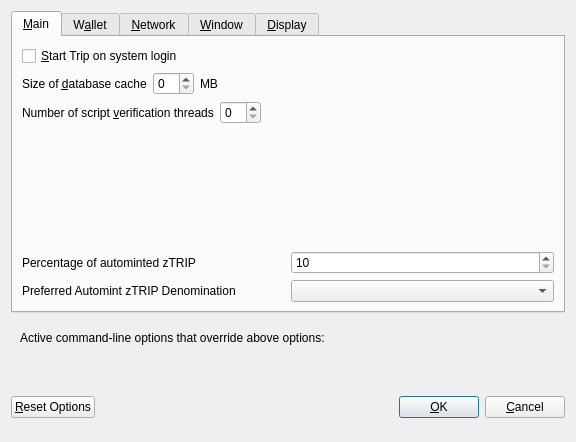
<?xml version="1.0" encoding="UTF-8"?>
<ui version="4.0">
 <class>OptionsDialog</class>
 <widget class="QDialog" name="OptionsDialog">
  <property name="geometry">
   <rect>
    <x>0</x>
    <y>0</y>
    <width>576</width>
    <height>442</height>
   </rect>
  </property>
  <property name="windowTitle">
   <string>Options</string>
  </property>
  <property name="modal">
   <bool>true</bool>
  </property>
  <layout class="QVBoxLayout" name="verticalLayout">
   <item>
    <widget class="QTabWidget" name="tabWidget">
     <property name="currentIndex">
      <number>0</number>
     </property>
     <widget class="QWidget" name="tabMain">
      <attribute name="title">
       <string>&amp;Main</string>
      </attribute>
      <layout class="QVBoxLayout" name="verticalLayout_Main">
       <item>
        <widget class="QCheckBox" name="bitcoinAtStartup">
         <property name="toolTip">
          <string>Automatically start Trip after logging in to the system.</string>
         </property>
         <property name="text">
          <string>&amp;Start Trip on system login</string>
         </property>
        </widget>
       </item>
       <item>
        <layout class="QHBoxLayout" name="horizontalLayout_2_Main">
         <item>
          <widget class="QLabel" name="databaseCacheLabel">
           <property name="text">
            <string>Size of &amp;database cache</string>
           </property>
           <property name="textFormat">
            <enum>Qt::PlainText</enum>
           </property>
           <property name="buddy">
            <cstring>databaseCache</cstring>
           </property>
          </widget>
         </item>
         <item>
          <widget class="QSpinBox" name="databaseCache"/>
         </item>
         <item>
          <widget class="QLabel" name="databaseCacheUnitLabel">
           <property name="text">
            <string>MB</string>
           </property>
           <property name="textFormat">
            <enum>Qt::PlainText</enum>
           </property>
          </widget>
         </item>
         <item>
          <spacer name="horizontalSpacer_2_Main">
           <property name="orientation">
            <enum>Qt::Horizontal</enum>
           </property>
           <property name="sizeHint" stdset="0">
            <size>
             <width>40</width>
             <height>20</height>
            </size>
           </property>
          </spacer>
         </item>
        </layout>
       </item>
       <item>
        <layout class="QHBoxLayout" name="horizontalLayout_3_Main">
         <item>
          <widget class="QLabel" name="threadsScriptVerifLabel">
           <property name="text">
            <string>Number of script &amp;verification threads</string>
           </property>
           <property name="textFormat">
            <enum>Qt::PlainText</enum>
           </property>
           <property name="buddy">
            <cstring>threadsScriptVerif</cstring>
           </property>
          </widget>
         </item>
         <item>
          <widget class="QSpinBox" name="threadsScriptVerif">
           <property name="toolTip">
            <string>(0 = auto, &lt;0 = leave that many cores free)</string>
           </property>
          </widget>
         </item>
         <item>
          <spacer name="horizontalSpacer_3_Main">
           <property name="orientation">
            <enum>Qt::Horizontal</enum>
           </property>
           <property name="sizeHint" stdset="0">
            <size>
             <width>40</width>
             <height>20</height>
            </size>
           </property>
          </spacer>
         </item>
        </layout>
       </item>
       <item>
        <spacer name="verticalSpacer_2">
         <property name="orientation">
          <enum>Qt::Vertical</enum>
         </property>
         <property name="sizeHint" stdset="0">
          <size>
           <width>20</width>
           <height>40</height>
          </size>
         </property>
        </spacer>
       </item>
       <item>
        <layout class="QHBoxLayout" name="horizontalLayout_3">
         <item>
          <widget class="QLabel" name="percentage_label">
           <property name="toolTip">
            <string>Percentage of incoming TRIP which get automatically converted to zTRIP via Zerocoin Protocol (min: 10%)</string>
           </property>
           <property name="text">
            <string>Percentage of autominted zTRIP</string>
           </property>
          </widget>
         </item>
         <item>
          <widget class="QSpinBox" name="zeromintPercentage">
           <property name="minimum">
            <number>10</number>
           </property>
           <property name="maximum">
            <number>100</number>
           </property>
          </widget>
         </item>
        </layout>
       </item>
       <item>
        <layout class="QHBoxLayout" name="horizontalLayout" stretch="0,0">
         <property name="sizeConstraint">
          <enum>QLayout::SetFixedSize</enum>
         </property>
         <item>
          <widget class="QLabel" name="labelPreferredDenom">
           <property name="maximumSize">
            <size>
             <width>16777215</width>
             <height>16777215</height>
            </size>
           </property>
           <property name="toolTip">
            <string>Wait with automatic conversion to Zerocoin until enough TRIP for this denomination is available</string>
           </property>
           <property name="text">
            <string>Preferred Automint zTRIP Denomination</string>
           </property>
          </widget>
         </item>
         <item>
          <widget class="QComboBox" name="preferredDenom">
           <property name="maximumSize">
            <size>
             <width>16777215</width>
             <height>27</height>
            </size>
           </property>
           <property name="toolTip">
            <string>Wait with automatic conversion to Zerocoin until enough TRIP for this denomination is available</string>
           </property>
           <property name="maxVisibleItems">
            <number>9</number>
           </property>
           <property name="maxCount">
            <number>9</number>
           </property>
          </widget>
         </item>
        </layout>
       </item>
      </layout>
     </widget>
     <widget class="QWidget" name="tabWallet">
      <attribute name="title">
       <string>W&amp;allet</string>
      </attribute>
      <layout class="QVBoxLayout" name="verticalLayout_Wallet">
       <item>
        <widget class="QGroupBox" name="groupBox">
         <property name="title">
          <string>Expert</string>
         </property>
         <layout class="QVBoxLayout" name="verticalLayout_2">
          <item>
           <widget class="QCheckBox" name="coinControlFeatures">
            <property name="toolTip">
             <string>Whether to show coin control features or not.</string>
            </property>
            <property name="text">
             <string>Enable coin &amp;control features</string>
            </property>
           </widget>
          </item>
          <item>
           <widget class="QCheckBox" name="showMasternodesTab">
            <property name="toolTip">
             <string>Show additional tab listing all your masternodes in first sub-tab&lt;br/&gt;and all masternodes on the network in second sub-tab.</string>
            </property>
            <property name="text">
             <string>Show Masternodes Tab</string>
            </property>
           </widget>
          </item>
          <item>
           <widget class="QCheckBox" name="spendZeroConfChange">
            <property name="toolTip">
             <string>If you disable the spending of unconfirmed change, the change from a transaction&lt;br/&gt;cannot be used until that transaction has at least one confirmation.&lt;br/&gt;This also affects how your balance is computed.</string>
            </property>
            <property name="text">
             <string>&amp;Spend unconfirmed change</string>
            </property>
           </widget>
          </item>
         </layout>
        </widget>
       </item>
       <item>
        <spacer name="verticalSpacer_Wallet">
         <property name="orientation">
          <enum>Qt::Vertical</enum>
         </property>
         <property name="sizeHint" stdset="0">
          <size>
           <width>20</width>
           <height>40</height>
          </size>
         </property>
        </spacer>
       </item>
      </layout>
     </widget>
     <widget class="QWidget" name="tabNetwork">
      <attribute name="title">
       <string>&amp;Network</string>
      </attribute>
      <layout class="QVBoxLayout" name="verticalLayout_Network">
       <item>
        <widget class="QCheckBox" name="mapPortUpnp">
         <property name="toolTip">
          <string>Automatically open the Trip client port on the router. This only works when your router supports UPnP and it is enabled.</string>
         </property>
         <property name="text">
          <string>Map port using &amp;UPnP</string>
         </property>
        </widget>
       </item>
       <item>
        <widget class="QCheckBox" name="allowIncoming">
         <property name="toolTip">
          <string>Accept connections from outside</string>
         </property>
         <property name="text">
          <string>Allow incoming connections</string>
         </property>
        </widget>
       </item>
       <item>
        <widget class="QCheckBox" name="connectSocks">
         <property name="toolTip">
          <string>Connect to the Trip network through a SOCKS5 proxy.</string>
         </property>
         <property name="text">
          <string>&amp;Connect through SOCKS5 proxy (default proxy):</string>
         </property>
        </widget>
       </item>
       <item>
        <layout class="QHBoxLayout" name="horizontalLayout_1_Network">
         <item>
          <widget class="QLabel" name="proxyIpLabel">
           <property name="text">
            <string>Proxy &amp;IP:</string>
           </property>
           <property name="textFormat">
            <enum>Qt::PlainText</enum>
           </property>
           <property name="buddy">
            <cstring>proxyIp</cstring>
           </property>
          </widget>
         </item>
         <item>
          <widget class="QValidatedLineEdit" name="proxyIp">
           <property name="minimumSize">
            <size>
             <width>140</width>
             <height>0</height>
            </size>
           </property>
           <property name="maximumSize">
            <size>
             <width>140</width>
             <height>16777215</height>
            </size>
           </property>
           <property name="toolTip">
            <string>IP address of the proxy (e.g. IPv4: 127.0.0.1 / IPv6: ::1)</string>
           </property>
          </widget>
         </item>
         <item>
          <widget class="QLabel" name="proxyPortLabel">
           <property name="text">
            <string>&amp;Port:</string>
           </property>
           <property name="textFormat">
            <enum>Qt::PlainText</enum>
           </property>
           <property name="buddy">
            <cstring>proxyPort</cstring>
           </property>
          </widget>
         </item>
         <item>
          <widget class="QLineEdit" name="proxyPort">
           <property name="minimumSize">
            <size>
             <width>55</width>
             <height>0</height>
            </size>
           </property>
           <property name="maximumSize">
            <size>
             <width>55</width>
             <height>16777215</height>
            </size>
           </property>
           <property name="toolTip">
            <string>Port of the proxy (e.g. 9050)</string>
           </property>
          </widget>
         </item>
         <item>
          <spacer name="horizontalSpacer_1_Network">
           <property name="orientation">
            <enum>Qt::Horizontal</enum>
           </property>
           <property name="sizeHint" stdset="0">
            <size>
             <width>40</width>
             <height>20</height>
            </size>
           </property>
          </spacer>
         </item>
        </layout>
       </item>
       <item>
        <spacer name="verticalSpacer_Network">
         <property name="orientation">
          <enum>Qt::Vertical</enum>
         </property>
         <property name="sizeHint" stdset="0">
          <size>
           <width>20</width>
           <height>40</height>
          </size>
         </property>
        </spacer>
       </item>
      </layout>
     </widget>
     <widget class="QWidget" name="tabWindow">
      <attribute name="title">
       <string>&amp;Window</string>
      </attribute>
      <layout class="QVBoxLayout" name="verticalLayout_Window">
       <item>
        <widget class="QCheckBox" name="minimizeToTray">
         <property name="toolTip">
          <string>Show only a tray icon after minimizing the window.</string>
         </property>
         <property name="text">
          <string>&amp;Minimize to the tray instead of the taskbar</string>
         </property>
        </widget>
       </item>
       <item>
        <widget class="QCheckBox" name="minimizeOnClose">
         <property name="toolTip">
          <string>Minimize instead of exit the application when the window is closed. When this option is enabled, the application will be closed only after selecting Quit in the menu.</string>
         </property>
         <property name="text">
          <string>M&amp;inimize on close</string>
         </property>
        </widget>
       </item>
       <item>
        <spacer name="verticalSpacer_Window">
         <property name="orientation">
          <enum>Qt::Vertical</enum>
         </property>
         <property name="sizeHint" stdset="0">
          <size>
           <width>20</width>
           <height>40</height>
          </size>
         </property>
        </spacer>
       </item>
      </layout>
     </widget>
     <widget class="QWidget" name="tabDisplay">
      <attribute name="title">
       <string>&amp;Display</string>
      </attribute>
      <layout class="QVBoxLayout" name="verticalLayout_Display">
       <item>
        <layout class="QHBoxLayout" name="horizontalLayout_1_Display">
         <item>
          <widget class="QLabel" name="langLabel">
           <property name="text">
            <string>User Interface &amp;language:</string>
           </property>
           <property name="textFormat">
            <enum>Qt::PlainText</enum>
           </property>
           <property name="buddy">
            <cstring>lang</cstring>
           </property>
          </widget>
         </item>
         <item>
          <widget class="QValueComboBox" name="lang">
           <property name="toolTip">
            <string>The user interface language can be set here. This setting will take effect after restarting Trip.</string>
           </property>
          </widget>
         </item>
        </layout>
       </item>
       <item>
        <widget class="QLabel" name="label_3">
         <property name="toolTip">
          <string notr="true"/>
         </property>
         <property name="statusTip">
          <string notr="true"/>
         </property>
         <property name="whatsThis">
          <string notr="true"/>
         </property>
         <property name="accessibleName">
          <string notr="true"/>
         </property>
         <property name="text">
          <string>Language missing or translation incomplete? Help contributing translations here:
https://www.transifex.com/trip-project/trip-project-translations</string>
         </property>
         <property name="wordWrap">
          <bool>true</bool>
         </property>
         <property name="openExternalLinks">
          <bool>true</bool>
         </property>
         <property name="textInteractionFlags">
          <set>Qt::TextBrowserInteraction</set>
         </property>
        </widget>
       </item>
       <item>
        <layout class="QHBoxLayout" name="horizontalLayout_4_Display" stretch="0,0">
         <item>
          <widget class="QLabel" name="themeLabel">
           <property name="text">
            <string>User Interface Theme:</string>
           </property>
          </widget>
         </item>
         <item>
          <widget class="QValueComboBox" name="theme"/>
         </item>
        </layout>
       </item>
       <item>
        <widget class="Line" name="line">
         <property name="orientation">
          <enum>Qt::Horizontal</enum>
         </property>
        </widget>
       </item>
       <item>
        <layout class="QHBoxLayout" name="horizontalLayout_2_Display">
         <item>
          <widget class="QLabel" name="unitLabel">
           <property name="text">
            <string>&amp;Unit to show amounts in:</string>
           </property>
           <property name="textFormat">
            <enum>Qt::PlainText</enum>
           </property>
           <property name="buddy">
            <cstring>unit</cstring>
           </property>
          </widget>
         </item>
         <item>
          <widget class="QValueComboBox" name="unit">
           <property name="toolTip">
            <string>Choose the default subdivision unit to show in the interface and when sending coins.</string>
           </property>
          </widget>
         </item>
        </layout>
       </item>
       <item>
        <layout class="QHBoxLayout" name="horizontalLayout_5_Display">
         <item>
          <widget class="QLabel" name="digitsLabel">
           <property name="text">
            <string>Decimal digits</string>
           </property>
          </widget>
         </item>
         <item>
          <widget class="QValueComboBox" name="digits"/>
         </item>
        </layout>
       </item>
       <item>
        <layout class="QHBoxLayout" name="horizontalLayout_3_Display">
         <item>
          <widget class="QLabel" name="thirdPartyTxUrlsLabel">
           <property name="toolTip">
            <string>Third party URLs (e.g. a block explorer) that appear in the transactions tab as context menu items. %s in the URL is replaced by transaction hash. Multiple URLs are separated by vertical bar |.</string>
           </property>
           <property name="text">
            <string>Third party transaction URLs</string>
           </property>
           <property name="buddy">
            <cstring>thirdPartyTxUrls</cstring>
           </property>
          </widget>
         </item>
         <item>
          <widget class="QLineEdit" name="thirdPartyTxUrls">
           <property name="toolTip">
            <string>Third party URLs (e.g. a block explorer) that appear in the transactions tab as context menu items. %s in the URL is replaced by transaction hash. Multiple URLs are separated by vertical bar |.</string>
           </property>
          </widget>
         </item>
        </layout>
       </item>
       <item>
        <spacer name="verticalSpacer">
         <property name="orientation">
          <enum>Qt::Vertical</enum>
         </property>
         <property name="sizeHint" stdset="0">
          <size>
           <width>20</width>
           <height>40</height>
          </size>
         </property>
        </spacer>
       </item>
      </layout>
     </widget>
    </widget>
   </item>
   <item>
    <widget class="QFrame" name="frame">
     <layout class="QVBoxLayout" name="verticalLayout_Bottom">
      <item>
       <layout class="QHBoxLayout" name="horizontalLayout_Bottom">
        <item>
         <widget class="QLabel" name="overriddenByCommandLineInfoLabel">
          <property name="text">
           <string>Active command-line options that override above options:</string>
          </property>
          <property name="textFormat">
           <enum>Qt::PlainText</enum>
          </property>
         </widget>
        </item>
        <item>
         <spacer name="horizontalSpacer_Bottom">
          <property name="orientation">
           <enum>Qt::Horizontal</enum>
          </property>
          <property name="sizeHint" stdset="0">
           <size>
            <width>40</width>
            <height>20</height>
           </size>
          </property>
         </spacer>
        </item>
       </layout>
      </item>
      <item>
       <widget class="QLabel" name="overriddenByCommandLineLabel">
        <property name="text">
         <string/>
        </property>
        <property name="textFormat">
         <enum>Qt::PlainText</enum>
        </property>
        <property name="wordWrap">
         <bool>true</bool>
        </property>
       </widget>
      </item>
     </layout>
    </widget>
   </item>
   <item>
    <layout class="QHBoxLayout" name="horizontalLayout_Buttons">
     <item>
      <widget class="QPushButton" name="resetButton">
       <property name="toolTip">
        <string>Reset all client options to default.</string>
       </property>
       <property name="text">
        <string>&amp;Reset Options</string>
       </property>
       <property name="autoDefault">
        <bool>false</bool>
       </property>
      </widget>
     </item>
     <item>
      <spacer name="horizontalSpacer_1">
       <property name="orientation">
        <enum>Qt::Horizontal</enum>
       </property>
       <property name="sizeHint" stdset="0">
        <size>
         <width>40</width>
         <height>48</height>
        </size>
       </property>
      </spacer>
     </item>
     <item>
      <widget class="QLabel" name="statusLabel">
       <property name="minimumSize">
        <size>
         <width>200</width>
         <height>0</height>
        </size>
       </property>
       <property name="font">
        <font>
         <weight>75</weight>
         <bold>true</bold>
        </font>
       </property>
       <property name="text">
        <string/>
       </property>
       <property name="textFormat">
        <enum>Qt::PlainText</enum>
       </property>
       <property name="wordWrap">
        <bool>true</bool>
       </property>
      </widget>
     </item>
     <item>
      <spacer name="horizontalSpacer_2">
       <property name="orientation">
        <enum>Qt::Horizontal</enum>
       </property>
       <property name="sizeHint" stdset="0">
        <size>
         <width>40</width>
         <height>48</height>
        </size>
       </property>
      </spacer>
     </item>
     <item>
      <widget class="QPushButton" name="okButton">
       <property name="text">
        <string>&amp;OK</string>
       </property>
       <property name="autoDefault">
        <bool>false</bool>
       </property>
       <property name="default">
        <bool>true</bool>
       </property>
      </widget>
     </item>
     <item>
      <widget class="QPushButton" name="cancelButton">
       <property name="text">
        <string>&amp;Cancel</string>
       </property>
       <property name="autoDefault">
        <bool>false</bool>
       </property>
      </widget>
     </item>
    </layout>
   </item>
  </layout>
 </widget>
 <customwidgets>
  <customwidget>
   <class>QValidatedLineEdit</class>
   <extends>QLineEdit</extends>
   <header>qvalidatedlineedit.h</header>
  </customwidget>
  <customwidget>
   <class>QValueComboBox</class>
   <extends>QComboBox</extends>
   <header>qvaluecombobox.h</header>
  </customwidget>
 </customwidgets>
 <resources/>
 <connections/>
</ui>
